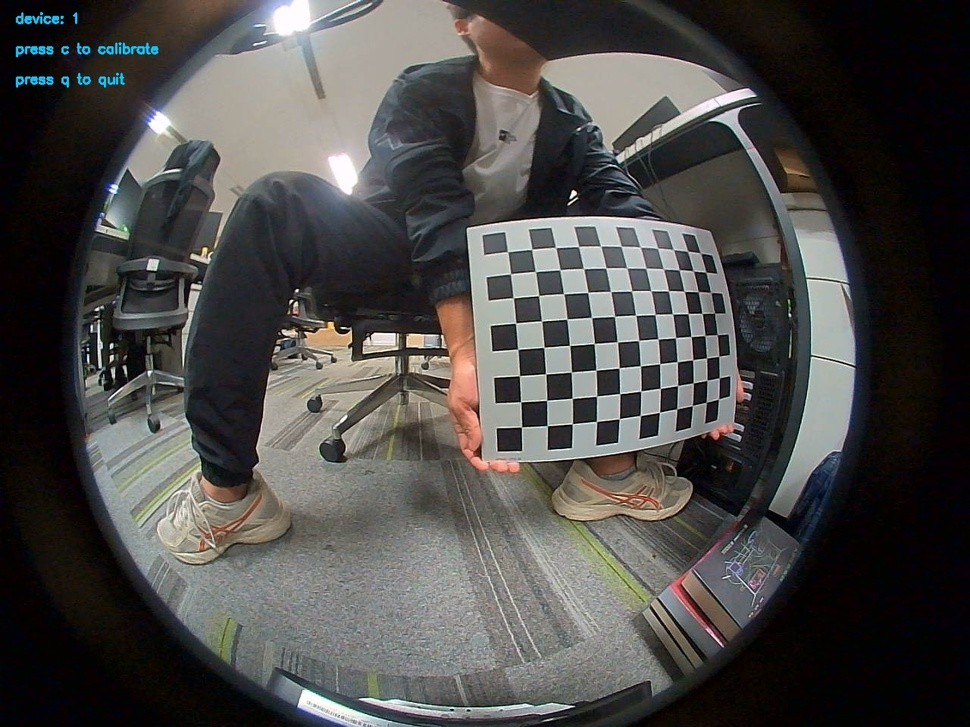
//> input picture 6_fisheyeCalib/data/calibration_img/front/1020.jpg, 970 x 727 px, shrunk from 1280 x 960 before the run; its folder holds only this picture in this run
$ ./fisheyeCalib   (built with g++ and OpenCV 4)
//> lines starting //> are read from the running program, lines starting //| are printed output that depends on the picture; after the words box and inside, x2 and y2 are one past the last pixel; in counts of white or black regions, pixels touching at a corner belong together
#include <opencv2/opencv.hpp>

#include <iostream>
#include <vector>

/*
 * CheesBoard Corners: 11*8 30mmx30mm
 */

int main()
{
    // Step1: Load Source Fisheye Images
    cv::String dirname = "data/calibration_img/front";
    std::vector<cv::String> files;

    cv::glob(dirname, files);

    std::cout << "Source Fisheye Images:" << std::endl;
    for (auto & file : files)
    {
        std::cout << file << std::endl;
    }

    // Step2: Start Extracting Corners
    std::cout << "\nStart Extracting Corners" << std::endl;
    cv::Size image_size;
    cv::Size board_size = cv::Size(11, 8);
    std::vector<cv::Point2f> image_points_buf; // Every image corners(11x8)
    std::vector<std::vector<cv::Point2f>> image_points_seq; // All corners

    bool ret = false;
    int image_count = 0;
    for (cv::String &file : files)
    {
        image_count++;
        std::cout << "image_count = " << image_count << std::endl;

        cv::Mat imageInput = cv::imread(file);
//> imageInput is the input picture: 727 rows x 970 cols, CV_8UC3; mean B, G, R 72.1, 74.1, 75.2
        if (1 == image_count)
        {
            image_size.width = imageInput.cols;
//> image_size = Size(970, 0)
            image_size.height = imageInput.rows;
//> image_size = Size(970, 727)
            std::cout << "image_size.width = " << image_size.width << ", image_size.height = " << image_size.height << std::endl;
//| image_size.width = 970, image_size.height = 727
        }

        ret = cv::findChessboardCorners(imageInput, board_size, image_points_buf);
//> ret = true; image_points_buf = 88 Points (x, y), first 12: [507.5, 251.7], [531.7, 249.3], [555.5, 247.6], [578.3, 246.6], [600.6, 246.2], [621.1, 246.3], [640.4, 247.3], [657.6, 248.4], [673.5, 249.7], [687.7, 251.3], [700.7, 253.6], [510.4, 274]
        if (false == ret)
        {
            std::cout << "Error: Can not find chessboard corners!" << std::endl;
            exit(EXIT_FAILURE);
        }
        else
        {
            cv::Mat view_gray;
            cv::cvtColor(imageInput, view_gray, cv::COLOR_BGR2GRAY);
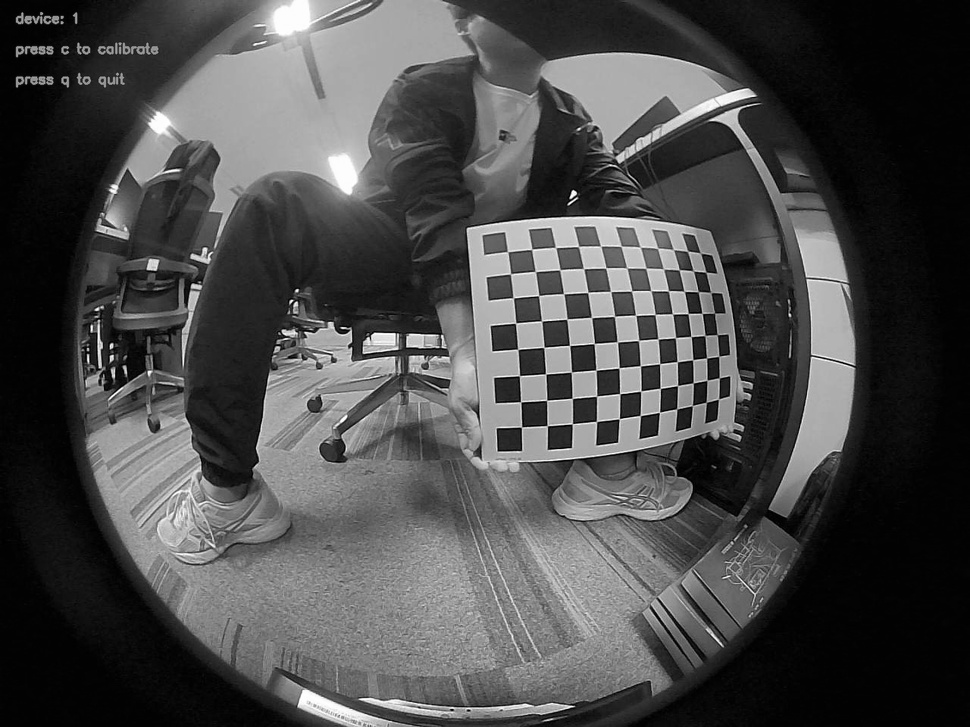
//> view_gray: 727 rows x 970 cols, CV_8UC1; min 0, max 255, mean 74.2
            cv::find4QuadCornerSubpix(view_gray, image_points_buf, cv::Size(5, 5));
//> image_points_buf = 88 Points (x, y), first 12: [507.5, 251.7], [531.7, 249.3], [555.5, 247.6], [578.3, 246.6], [600.6, 246.2], [621.1, 246.3], [640.4, 247.3], [657.6, 248.4], [673.5, 249.7], [688, 251.5], [701.1, 253.5], [511.2, 274.2]
            image_points_seq.push_back(image_points_buf);
//> image_points_seq = 1 point lists

            cv::drawChessboardCorners(view_gray, board_size, image_points_buf, false);
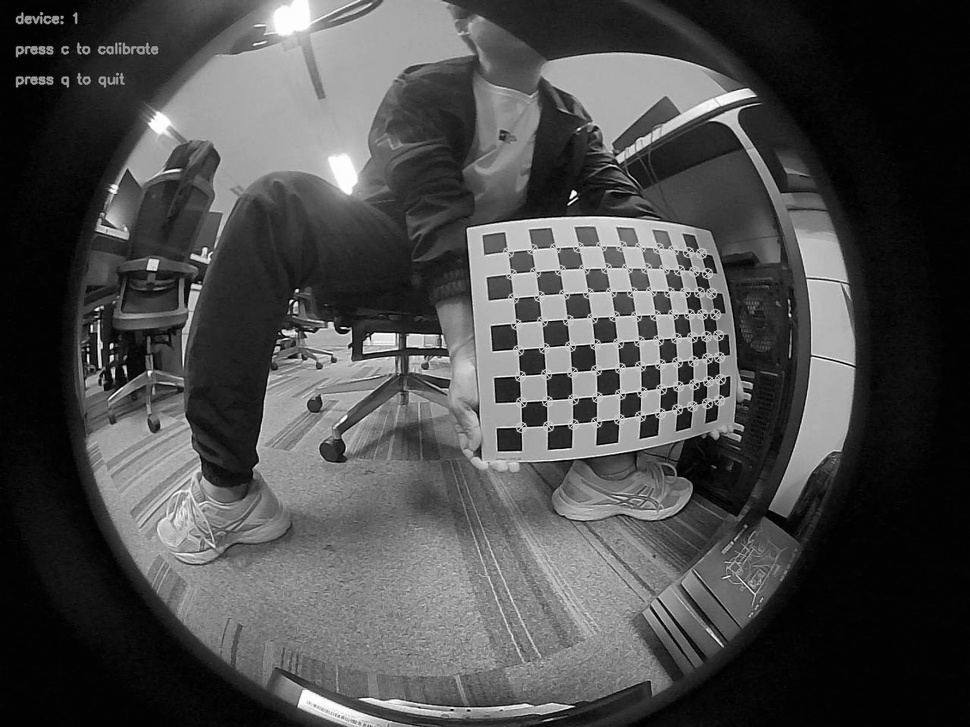
//> view_gray: 727 rows x 970 cols, CV_8UC1; 1.34% of pixels changed, all inside (x1, y1, x2, y2) = (502, 240, 727, 434)
            cv::imshow("Camera Calibration", view_gray);
            cv::waitKey(500);
        }
    }

    int total = image_points_seq.size();
//> total = 1
    std::cout << "total corners = " << total << std::endl;
//| total corners = 1
    std::cout << "Corners Extracted Over!" << std::endl;

    // Step3: Start Calibration
    std::cout << "Start Calibration!" << std::endl;
    cv::Size square_size = cv::Size(30, 30);    // chessboard scale
    std::vector<std::vector<cv::Point3f>> object_points;

    // Camera Intrinsics
    cv::Mat cameraMatrix = cv::Mat(3, 3, CV_32FC1, cv::Scalar::all(0));
    cv::Mat distCoeffs = cv::Mat(1, 4, CV_32FC1, cv::Scalar::all(0));

    std::vector<cv::Mat> tvecsMat;
    std::vector<cv::Mat> rvecsMat;

    int i, j, t;
    for (t=0; t <image_count; ++t)
    {
        std::vector<cv::Point3f> tempPointSet;
        for (i = 0; i < board_size.height; ++i)
        {
            for (j = 0; j < board_size.width; ++j)
            {
                cv::Point3f realPoint;
                realPoint.x = i * square_size.width;
                realPoint.y = j * square_size.height;
                realPoint.z = 0;
                tempPointSet.push_back(realPoint);
            }
        }
        object_points.push_back(tempPointSet);
    }

    int flags = 0;
    flags |= cv::fisheye::CALIB_RECOMPUTE_EXTRINSIC;
    flags |= cv::fisheye::CALIB_CHECK_COND;
    flags |= cv::fisheye::CALIB_FIX_SKEW;
    cv::fisheye::calibrate(object_points, image_points_seq, image_size, cameraMatrix, distCoeffs, rvecsMat, tvecsMat, flags, cv::TermCriteria(3, 20, 1e-6));
//> cameraMatrix = [[33913.4, 0, 354.5], [0, 42816.8, 464.6], [0, 0, 1]]; distCoeffs = [-325.2, -22706, 20656582, -3.51e+09]


    std::cout << "K = \n" << cameraMatrix << "\nD = \n" << distCoeffs << std::endl;
//| K =
//| [33913.402, 0, 354.48636;
//|  0, 42816.82, 464.63266;
//|  0, 0, 1]
//| D =
//| [-325.24579;
//|  -22705.957;
//|  20656582;
//|  -3.5090243e+09]
    std::cout << "rvecs.size() = " << rvecsMat.size() << ", tvecs.size() = " << tvecsMat.size() << std::endl;
//| rvecs.size() = 1, tvecs.size() = 1
    std::cout << "Calibration Finished!" << std::endl;

    // Step4: reprojection error
    double total_err = 0.0;
    double per_err = 0.0;
    std::vector<cv::Point2f> image_points2;
    for (i = 0; i < image_count; ++i)
    {
        std::vector<cv::Point3f> tempPointSet = object_points[i];
        cv::fisheye::projectPoints(tempPointSet, image_points2, rvecsMat[i], tvecsMat[i], cameraMatrix, distCoeffs);

        std::vector<cv::Point2f> image_points = image_points_seq[i];
        cv::Mat image_points_uv = cv::Mat(1, image_points.size(), CV_32FC2);
        cv::Mat image_points_uv2 = cv::Mat(1, image_points2.size(), CV_32FC2);

        for (j = 0; j < image_points.size(); ++j)
        {
            image_points_uv.at<cv::Vec2f>(0, j) = cv::Vec2f(image_points[j].x, image_points[j].y);
            image_points_uv2.at<cv::Vec2f>(0, j) = cv::Vec2f(image_points2[j].x, image_points2[j].y);
        }

        per_err = cv::norm(image_points_uv, image_points_uv2, cv::NORM_L2);
        std::cout << "per_err = " << per_err << std::endl;
    }
//> this loop made 1 pass
//> per_err on pass 1: 265.6
//| per_err = 265.633
//> after the loop, image_points2 = 88 Points (x, y), first 12: [506.1, 338.9], [530.7, 321.7], [554.2, 306.2], [576.8, 292.2], [598.5, 279.8], [619.5, 268.6], [639.6, 258.9], [659.1, 250.3], [677.8, 243], [695.9, 236.8], [713.3, 231.7], [524.5, 336.8]

    // Step5: Show Calibration Result
    cv::Mat mapx = cv::Mat(image_size, CV_32FC1);
    cv::Mat mapy = cv::Mat(image_size, CV_32FC1);
    cv::Mat R = cv::Mat::eye(3, 3, CV_32FC1);
//     cv::Mat pCameraMatrix;
//
//     cv::fisheye::estimateNewCameraMatrixForUndistortRectify(cameraMatrix, distCoeffs, image_size, R, pCameraMatrix, 1.0);
//     std::cout << pCameraMatrix << std::endl;

    cv::fisheye::initUndistortRectifyMap(cameraMatrix, distCoeffs, R, cameraMatrix, image_size, CV_32FC1, mapx, mapy);
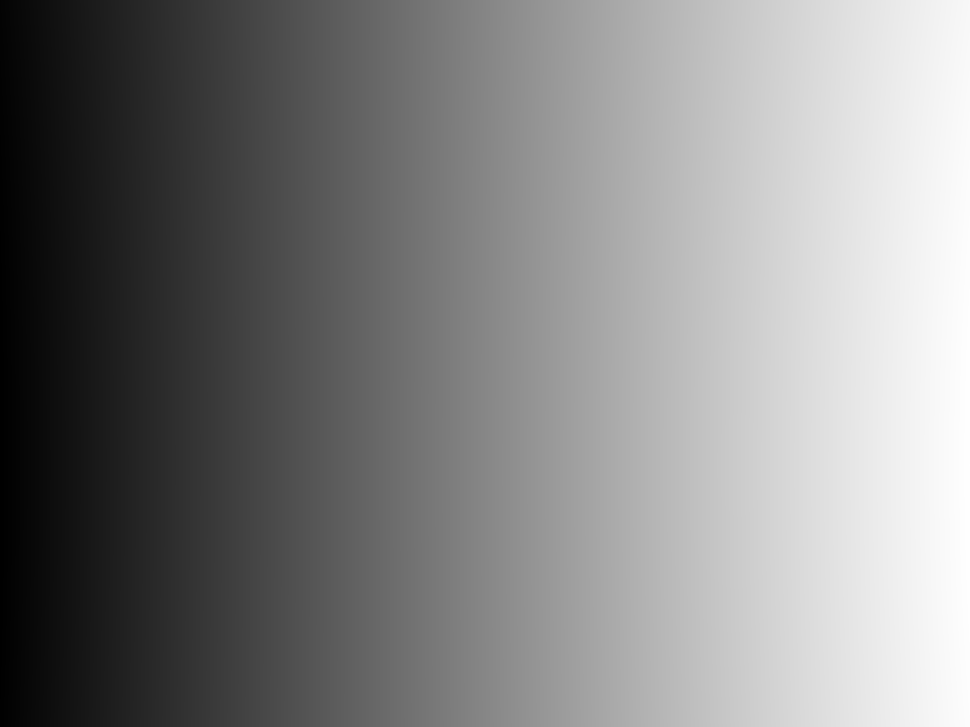
//> mapx: 727 rows x 970 cols, CV_32FC1; min 12.7, max 902.3, mean 473.8; drawn with min black and max white
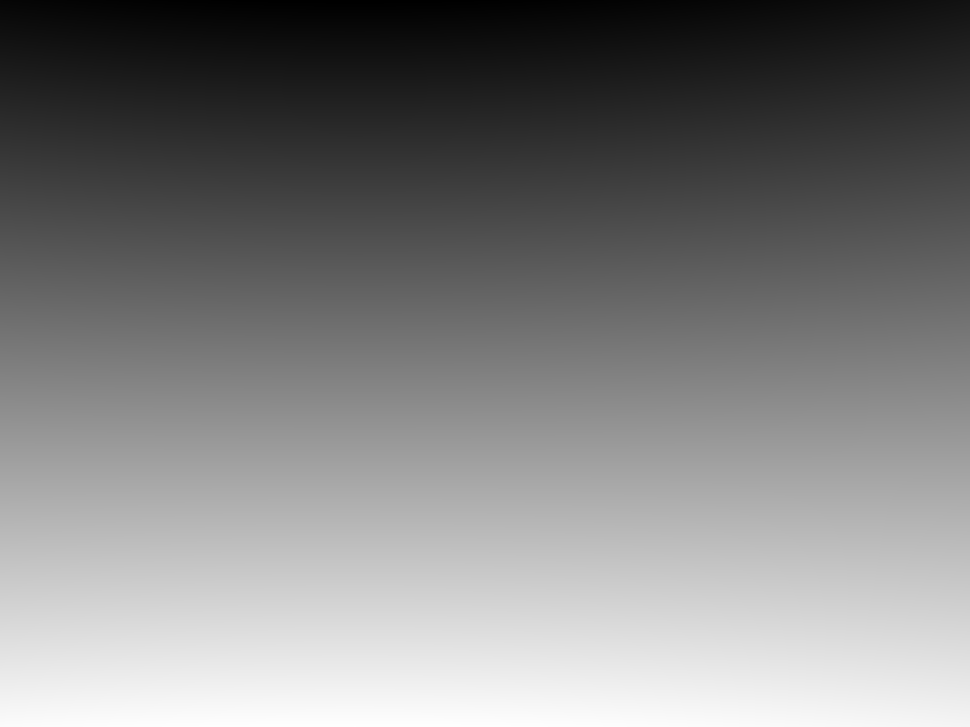
//> mapy: 727 rows x 970 cols, CV_32FC1; min 17.94, max 722.8, mean 368.4; drawn with min black and max white

// [11 lines of commented-out code are left out]

    cv::Mat test_img = cv::imread("data/calibration_img/lf_l2_f1/1663243310_1.jpg");
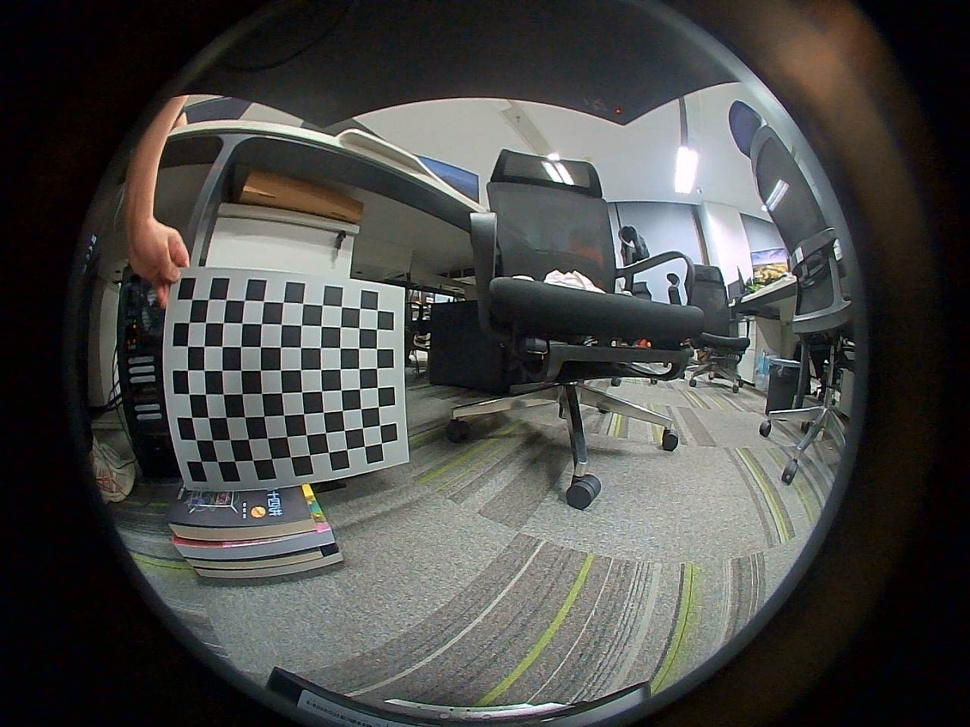
//> input picture 6_fisheyeCalib/data/calibration_img/lf_l2_f1/1663243310_1.jpg, 970 x 727 px, shrunk from 1280 x 960 before the run
//> test_img is the input picture: 727 rows x 970 cols, CV_8UC3; mean B, G, R 71.5, 73.9, 73.5
    cv::Mat undistorted_img;

    cv::imshow("src", test_img);
    cv::remap(test_img, undistorted_img, mapx, mapy, cv::INTER_LINEAR);
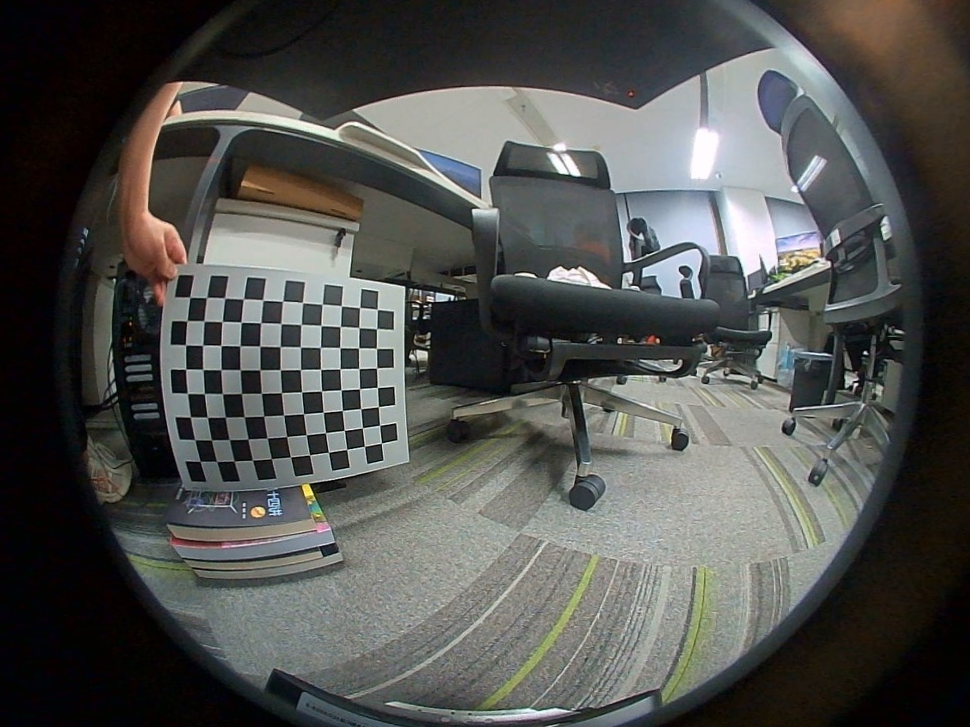
//> undistorted_img: 727 rows x 970 cols, CV_8UC3; mean B, G, R 79.3, 81.9, 81.1

    cv::imshow("undistorted", undistorted_img);
    cv::waitKey(0);

    cv::destroyAllWindows();


    return 0;
}
